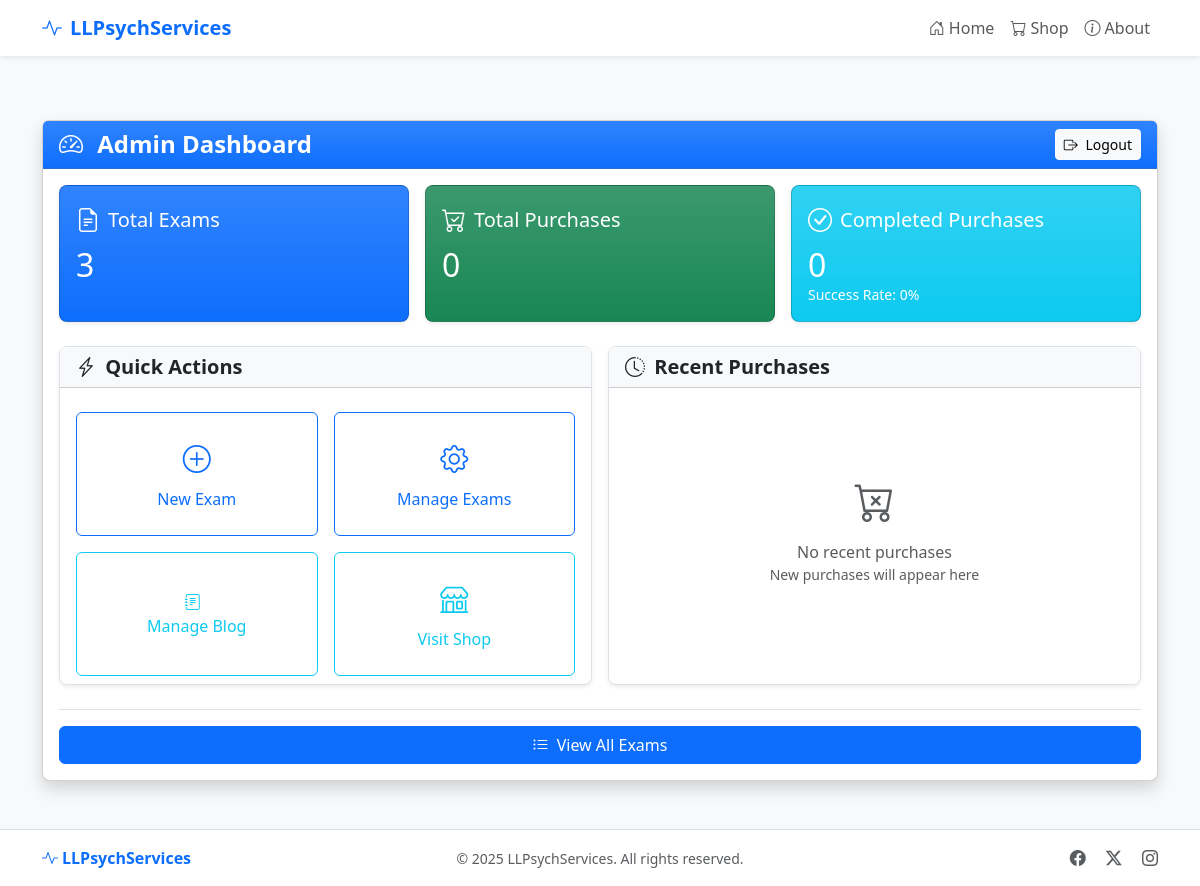
The app's page /admin/ (signed in), older data.
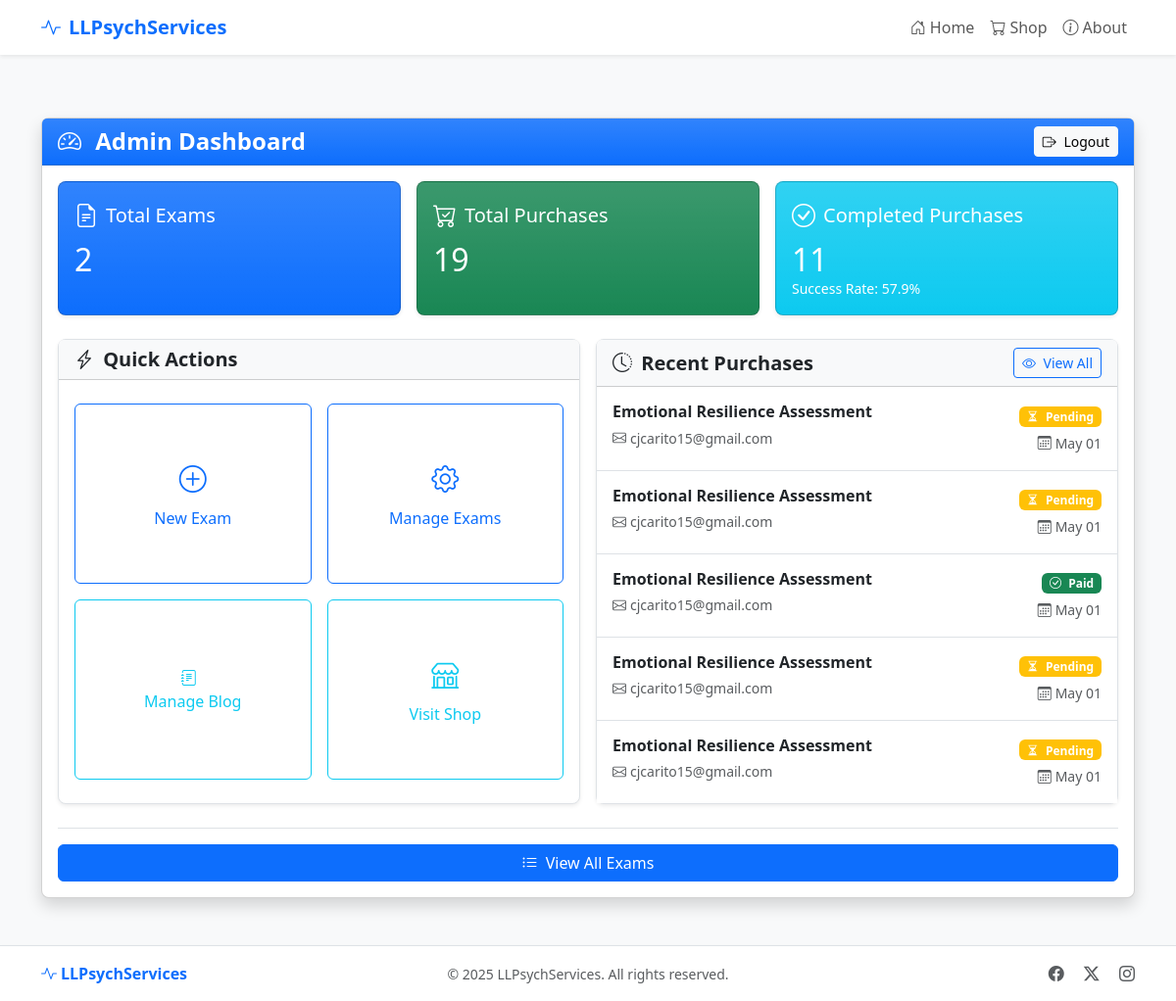
The same page, newer data.
### models.py (models this page shows, shortened)
class Purchase(db.Model):
    id = db.Column(db.Integer, primary_key=True)
    exam_id = db.Column(db.Integer, db.ForeignKey('exam.id'), nullable=False)
    email = db.Column(db.String(120), nullable=False)
    access_token = db.Column(db.String(100), unique=True, nullable=False)
    payment_id = db.Column(db.String(100), nullable=True)
    payment_status = db.Column(db.String(20), default='pending')
    answers = db.Column(db.Text, nullable=True)  # Store user answers as JSON
    purchased_at = db.Column(db.DateTime, default=datetime.utcnow)
    exam = db.relationship('Exam', backref=db.backref('purchases', lazy=True))

class Exam(db.Model):
    id = db.Column(db.Integer, primary_key=True)
    title = db.Column(db.String(100), nullable=False)
    exam_type = db.Column(db.String(20))  # 'content' or 'likert'
    description = db.Column(db.Text, nullable=False)
    price = db.Column(db.Float, nullable=False)
    content = db.Column(db.Text, nullable=False)
    questions = db.Column(db.Text, nullable=True)  # Stored as JSON
    exam_type = db.Column(db.String(20), default='content')  # 'content' or 'likert'
    created_at = db.Column(db.DateTime, default=datetime.utcnow)
    scoring_rules = db.Column(db.Text, nullable=True)

### routes/admin.py (the view)
@admin_bp.route('/')
@admin_required
def dashboard():
    exams_count = Exam.query.count()
    purchases_count = Purchase.query.count()
    completed_purchases = Purchase.query.filter_by(payment_status='paid').count()
    recent_purchases = Purchase.query.order_by(Purchase.purchased_at.desc()).limit(5).all()
    return render_template('admin/dashboard.html',
                          exams_count=exams_count,
                          purchases_count=purchases_count,
                          completed_purchases=completed_purchases,
                          recent_purchases=recent_purchases)

### routes/admin.py (called while the page is built)
def admin_required(f):
    @wraps(f)
    def decorated_function(*args, **kwargs):
        if not session.get('admin_logged_in'):
            flash('Please log in to access the admin area.', 'warning')
            return redirect(url_for('admin.login', next=request.url))
        return f(*args, **kwargs)
    return decorated_function

### templates/admin/dashboard.html (shortened to what this page needs)
{% extends 'base.html' %}
{% block content %}
<div class="container py-3 py-md-4">
  <div class="row justify-content-center">
    <div class="col-12">
      <div class="card shadow">
        <div class="card-header bg-primary bg-gradient text-white">
          <div class="d-flex flex-column flex-sm-row justify-content-between align-items-start align-items-sm-center">
            <h1 class="h4 mb-2 mb-sm-0 fw-bold">
              <i class="bi bi-speedometer2 me-2"></i> Admin Dashboard
            </h1>
            <a href="{{ url_for('admin.logout') }}" class="btn btn-light btn-sm">
              <i class="bi bi-box-arrow-right me-1"></i> Logout
            </a>
          </div>
        </div>
        <div class="card-body">
          <div class="row g-3 mb-4">
            <div class="col-md-4">
              <div class="card bg-primary bg-gradient text-white h-100 shadow-sm">
                <div class="card-body">
                  <div class="d-flex align-items-center mb-2">
                    <i class="bi bi-file-earmark-text fs-4 me-2"></i>
                    <h5 class="card-title mb-0">Total Exams</h5>
                  </div>
                  <h2 class="card-text mb-0">{{ exams_count }}</h2>
                </div>
              </div>
            </div>
            <div class="col-md-4">
              <div class="card bg-success bg-gradient text-white h-100 shadow-sm">
                <div class="card-body">
                  <div class="d-flex align-items-center mb-2">
                    <i class="bi bi-cart-check fs-4 me-2"></i>
                    <h5 class="card-title mb-0">Total Purchases</h5>
                  </div>
                  <h2 class="card-text mb-0">{{ purchases_count }}</h2>
                </div>
              </div>
            </div>
            <div class="col-md-4">
              <div class="card bg-info bg-gradient text-white h-100 shadow-sm">
                <div class="card-body">
                  <div class="d-flex align-items-center mb-2">
                    <i class="bi bi-check-circle fs-4 me-2"></i>
                    <h5 class="card-title mb-0">Completed Purchases</h5>
                  </div>
                  <h2 class="card-text mb-0">{{ completed_purchases }}</h2>
                  <p class="mb-0 small">Success Rate:
                    {{ (completed_purchases / purchases_count * 100) | round(1) if purchases_count > 0 else 0 }}%
                  </p>
                </div>
              </div>
            </div>
          </div>
          <div class="row g-3 mb-2">
            <div class="col-lg-6">
              <div class="card border h-100 shadow-sm">
                <div class="card-header bg-light">
                  <h5 class="mb-0 fw-bold">
                    <i class="bi bi-lightning-charge me-1"></i> Quick Actions
                  </h5>
                </div>
                <div class="card-body p-0 d-flex flex-column">
                  <div class="flex-grow-1 d-flex flex-column justify-content-center">
                    <div class="row g-3 p-3 h-100">
                      <div class="col-md-6 d-flex">
                        <a href="{{ url_for('admin.create_exam') }}" class="btn btn-outline-primary w-100 d-flex flex-column align-items-center justify-content-center py-4">
                          <i class="bi bi-plus-circle fs-3 mb-2"></i>
                          <span>New Exam</span>
                        </a>
                      </div>
                      <div class="col-md-6 d-flex">
                        <a href="{{ url_for('admin.exams') }}" class="btn btn-outline-primary w-100 d-flex flex-column align-items-center justify-content-center py-4">
                          <i class="bi bi-gear fs-3 mb-2"></i>
                          <span>Manage Exams</span>
                        </a>
                      </div>
                      <div class="col-md-6 d-flex">
                        <a href="{{ url_for('admin.blog') }}" class="btn btn-outline-info w-100 d-flex flex-column align-items-center justify-content-center py-4" target="_blank">
                          <i class="bi bi-journal-text me-2"></i>
                          <span>Manage Blog</span>
                        </a>
                      </div>
                      <div class="col-md-6 d-flex">
                        <a href="{{ url_for('main.shop') }}" class="btn btn-outline-info w-100 d-flex flex-column align-items-center justify-content-center py-4" target="_blank">
                          <i class="bi bi-shop fs-3 mb-2"></i>
                          <span>Visit Shop</span>
                        </a>
                      </div>
                    </div>
                  </div>
                </div>
              </div>
            </div>
            <div class="col-lg-6">
              <div class="card border h-100 shadow-sm">
                <div class="card-header bg-light">
                  <div class="d-flex flex-column flex-sm-row justify-content-between align-items-start align-items-sm-center">
                    <h5 class="mb-2 mb-sm-0 fw-bold">
                      <i class="bi bi-clock-history me-1"></i> Recent Purchases
                    </h5>
                    {% if recent_purchases %}
                    <a href="{{ url_for('admin.purchases') }}" class="btn btn-outline-primary btn-sm">
                      <i class="bi bi-eye me-1"></i> View All
                    </a>
                    {% endif %}
                  </div>
                </div>
                <div class="card-body p-0">
                  {% if recent_purchases %}
                  <div class="list-group list-group-flush">
                    {% for purchase in recent_purchases %}
                    <a href="{{ url_for('admin.purchases') }}" class="list-group-item list-group-item-action py-3">
                      <div class="d-flex justify-content-between align-items-start">
                        <div class="me-2 text-truncate">
                          <h6 class="mb-1 fw-bold">{{ purchase.exam.title }}</h6>
                          <small class="text-muted">
                            <i class="bi bi-envelope me-1"></i>{{ purchase.email }}
                          </small>
                        </div>
                        <div class="text-end">
                          <span class="badge {{ 'bg-success' if purchase.payment_status == 'paid' else 'bg-warning' }} mb-1">
                            <i class="bi bi-{{ 'check-circle' if purchase.payment_status == 'paid' else 'hourglass-split' }} me-1"></i>
                            {{ purchase.payment_status | capitalize }}
                          </span>
                          <div>
                            <small class="text-muted">
                              <i class="bi bi-calendar3 me-1"></i>{{ purchase.purchased_at.strftime('%b %d') }}
                            </small>
                          </div>
                        </div>
                      </div>
                    </a>
                    {% endfor %}
                  </div>
                  {% else %}
                  <div class="text-center py-5 text-muted h-100 d-flex flex-column justify-content-center">
                    <i class="bi bi-cart-x fs-1 mb-2"></i>
                    <p class="mb-0">No recent purchases</p>
                    <p class="small text-muted">New purchases will appear here</p>
                  </div>
                  {% endif %}
                </div>
              </div>
            </div>
          </div>
          <div class="d-flex flex-column flex-sm-row justify-content-end gap-2 mt-4 border-top pt-3">
            <a href="{{ url_for('admin.exams') }}" class="btn btn-primary w-100 w-sm-auto">
              <i class="bi bi-list-ul me-1"></i> View All Exams
            </a>
          </div>
        </div>
      </div>
    </div>
  </div>
</div>
{% endblock %}

### templates/base.html (shortened to what this page needs)
<!DOCTYPE html>
<html lang="en">
<head>
    <link href="https://cdn.jsdelivr.net/npm/bootstrap@5.3.0-alpha1/dist/css/bootstrap.min.css" rel="stylesheet">
    <link rel="stylesheet" href="https://cdn.jsdelivr.net/npm/bootstrap-icons@1.11.1/font/bootstrap-icons.css">
</head>
<body>
    <nav class="navbar navbar-expand-lg navbar-light bg-white">
        <div class="container">
            <a class="navbar-brand" href="{{ url_for('main.index') }}">
                <i class="bi bi-activity me-2"></i>LLPsychServices
            </a>
            <div class="collapse navbar-collapse" id="navbarNav">
                <ul class="navbar-nav ms-auto">
                    <li class="nav-item">
                        <a class="nav-link" href="{{ url_for('main.index') }}">
                            <i class="bi bi-house-door me-1"></i>Home
                        </a>
                    </li>
                    <li class="nav-item">
                        <a class="nav-link" href="{{ url_for('main.shop') }}">
                            <i class="bi bi-cart me-1"></i>Shop
                        </a>
                    </li>
                    <li class="nav-item">
                        <a class="nav-link" href="{{ url_for('main.about') }}">
                            <i class="bi bi-info-circle me-1"></i>About
                        </a>
                    </li>
                </ul>
            </div>
        </div>
    </nav>
    <main class="py-4">
        {% block content %}{% endblock %}
    </main>
    <footer class="bg-white text-center py-3 border-top shadow-sm">
        <div class="container">
            <div class="row align-items-center">
                <div class="col-md-4 text-md-start mb-2 mb-md-0">
                    <a href="{{ url_for('main.index') }}" class="text-decoration-none text-primary fw-bold">
                        <i class="bi bi-activity me-1"></i>LLPsychServices
                    </a>
                </div>
                <div class="col-md-4 mb-2 mb-md-0">
                    <small class="text-muted">&copy; 2025 LLPsychServices. All rights reserved.</small>
                </div>
                <div class="col-md-4 text-md-end">
                    <a href="#" class="text-decoration-none text-muted me-3">
                        <i class="bi bi-facebook"></i>
                    </a>
                    <a href="#" class="text-decoration-none text-muted me-3">
                        <i class="bi bi-twitter-x"></i>
                    </a>
                    <a href="#" class="text-decoration-none text-muted">
                        <i class="bi bi-instagram"></i>
                    </a>
                </div>
            </div>
        </div>
    </footer>
</body>
</html>

### templates/base.html (style rules this page uses)
html, body { height: 100%; }
body { display: flex; flex-direction: column; background-color: #f8f9fa; }
main { flex: 1 0 auto; }
footer { flex-shrink: 0; }
.navbar { box-shadow: 0 0.125rem 0.25rem rgba(0, 0, 0, 0.075); }
.navbar-brand { font-weight: 700; color: #0d6efd; }
.card { border-radius: 0.5rem; box-shadow: 0 0.5rem 1rem rgba(0, 0, 0, 0.15); transition: transform 0.2s; }
.card-header { border-top-left-radius: calc(0.5rem - 1px); border-top-right-radius: calc(0.5rem - 1px); }
.btn-primary { background-color: #0d6efd; border-color: #0d6efd; }

Row changes from the older to the newer data that the page shows:
added Purchase: exam "Emotional Resilience Assessment", email "cjcarito15@gmail.com", payment_status "Pending", purchased_at "May 01"
added Purchase: exam "Emotional Resilience Assessment", email "cjcarito15@gmail.com", payment_status "Pending", purchased_at "May 01"
added Purchase: exam "Emotional Resilience Assessment", email "cjcarito15@gmail.com", payment_status "Paid", purchased_at "May 01"
added Purchase: exam "Emotional Resilience Assessment", email "cjcarito15@gmail.com", payment_status "Pending", purchased_at "May 01"
added Purchase: exam "Emotional Resilience Assessment", email "cjcarito15@gmail.com", payment_status "Pending", purchased_at "May 01"
Text that changed along with them:
{{ exams_count }}: "3" → "2"
{{ purchases_count }}: "0" → "19"
{{ completed_purchases }}: "0" → "11"
text no longer shown: "0 No recent purchases New purchases will appear here"
text now shown: "57.9 View All"
